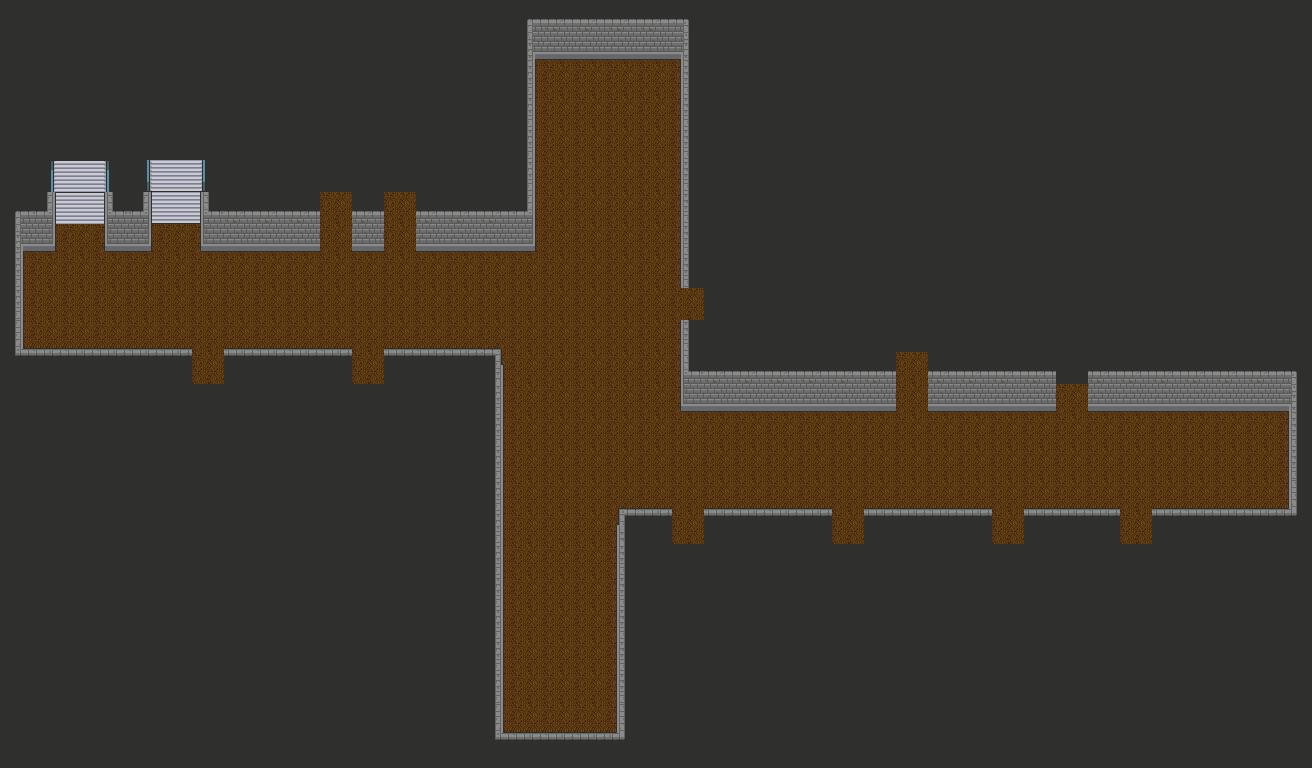

Tiled map render using the project's own tile images. Description and the map definition, with tile-layer contents summarised, below:
An orthogonal 41x24 tile map with 32x32 px tiles, 3 tile layers (floor, stairs, wall), 3 tilesets and 2 objects (down, up).

<map version="1.8" tiledversion="1.8.5" orientation="orthogonal" renderorder="right-down" width="41" height="24" tilewidth="32" tileheight="32" infinite="0" nextlayerid="10" nextobjectid="11">
 <tileset firstgid="1" source="assets/pokemon_v2.tsx" />
 <tileset firstgid="987" source="assets/Dungeon_v2.tsx" />
 <tileset firstgid="1215" source="assets/Slates_v2.tsx" />
 <layer id="4" name="floor" width="41" height="24">
  <data>[984 cells, 984 non-empty, 2 distinct tile ids]</data>
 </layer>
 <layer id="2" name="stairs" width="41" height="24">
  <data>[984 cells, 62 non-empty, 12 distinct tile ids]</data>
 </layer>
 <layer id="1" name="wall" width="41" height="24">
  <data>[984 cells, 403 non-empty, 32 distinct tile ids]</data>
 </layer>
 <objectgroup id="6" name="door">
  <object id="1" name="down" x="80.6667" y="177.667">
   <properties>
    <property name="nextDirection" value="DOWN" />
    <property name="nextMap" value="21RS" />
    <property name="nextX" type="int" value="5" />
    <property name="nextY" type="int" value="16" />
   </properties>
  </object>
  <object id="2" name="up" x="178" y="177.667">
   <properties>
    <property name="nextDirection" value="DOWN" />
    <property name="nextMap" value="21N2" />
    <property name="nextX" type="int" value="2" />
    <property name="nextY" type="int" value="16" />
   </properties>
  </object>
 </objectgroup>
</map>
